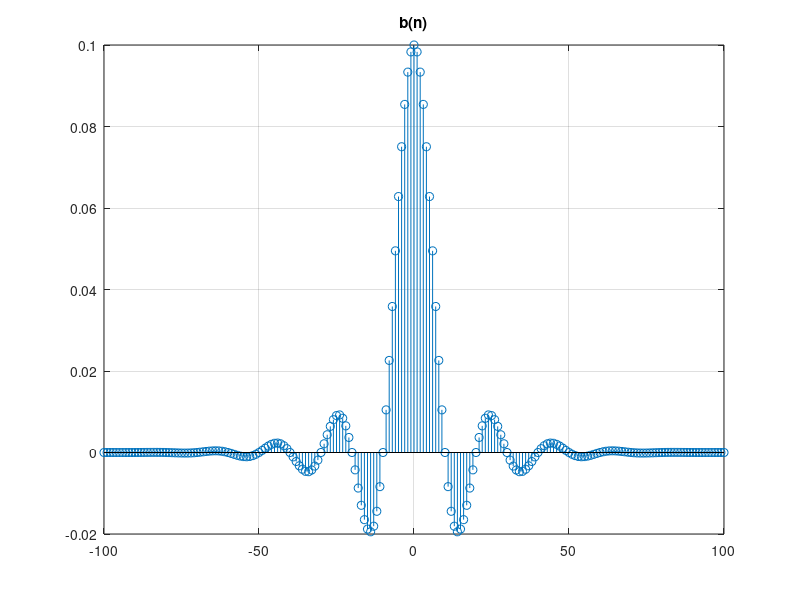

Write the MATLAB code that produced this figure.
% cps_09_fir_okna.m
clear all; close all;

fpr = 2000;      % czestotliwosc probkowania
f0 = 100;        % czestotliwosc graniczna dla filtrow low-pass oraz high-pass
f1 = 400;        % czestotliwosc graniczna dolna dla filtrow band-pass oraz band-stop
f2 = 600;        % czestotliwosc graniczna gorna dla filtrow band-pass oraz band-stop
M = 100;         % polowa dlugosci filtra (N=2M+1)
N = 2*M + 1;     % dlugosc filtra b(n) - u nas zawsze nieparzysta
n = -M :1: M;    % indeksy wag filtra, filtr nieprzyczynowy: b(n) rozne od 0 dla n<0

% Odpowiedzi impulsowe filtrow FIR - ich wagi
hALL = zeros(1,N); hALL(M+1)=1;                          % AllPass
hLP = sin(2*pi*f0/fpr*n)./(pi*n); hLP(M+1) = 2*f0/fpr;   % LowPass f0
hHP = hALL - hLP;                                        % HighPass
hLP1 = sin(2*pi*f1/fpr*n)./(pi*n); hLP1(M+1) = 2*f1/fpr; % LowPass f1
hLP2 = sin(2*pi*f2/fpr*n)./(pi*n); hLP2(M+1) = 2*f2/fpr; % LowPass f2
hBP = hLP2 - hLP1;                                       % BandPass [f1,f2]
%hBS = ?;                                                % BandStop [f1,f2]
b = hLP;                                                 % wybierz: hLP, hHP, hBP, hBS
stem( n, b ); title('b(n)'); grid; pause
b = b .* chebwin(N,100)';                                % okno Czebyszewa o tlumieniu -100 dB
stem( n, b ); title('b(n)'); grid; pause
